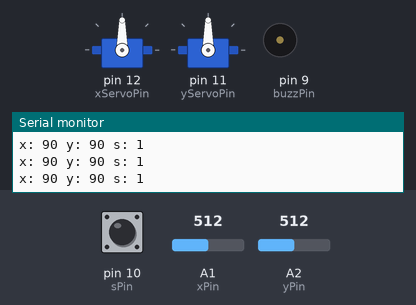
Bench run of a sketch on a simulated Arduino Uno, built with avr-gcc and run on an emulated ATmega328P. Shown: 2 × servo, buzzer (waves = sounding), the last lines printed to the serial monitor. The inputs (shaded band) are chosen by the test bench; at power-on: A1 (xPin) = 512, A2 (yPin) = 512, pin 10 (sPin) HIGH.

Above: at 1.2 s.
1.3 s: A1 (xPin) set to 716
At 1.9 s:
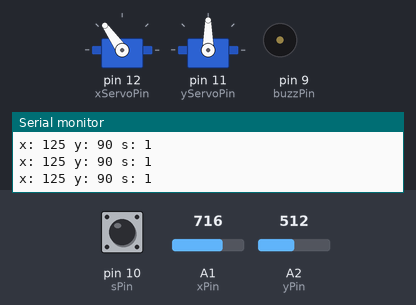
3.1 s: A2 (yPin) set to 716
At 4.6 s:
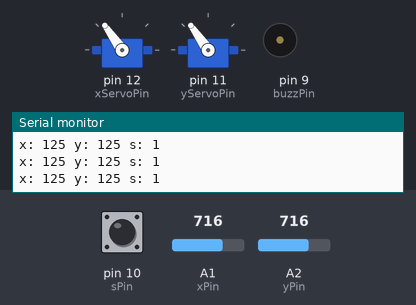
4.9 s: pin 10 (sPin) pulled LOW for 0.15 s
At 5.07 s:
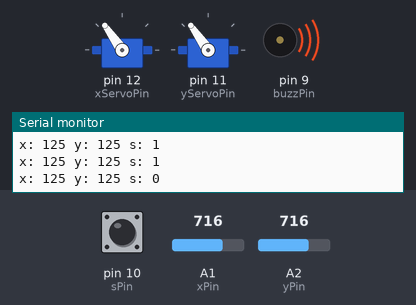
6.6 s: A1 (xPin) set to 900
At 7.8 s:
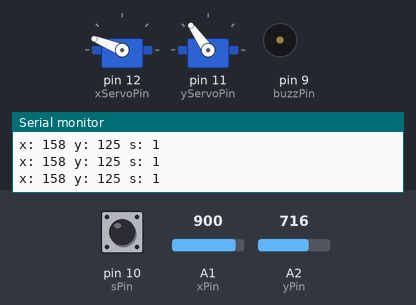
8.3 s: A2 (yPin) set to 511
At 9.4 s:
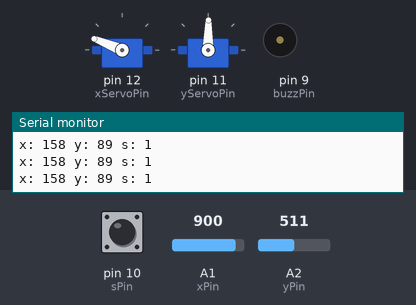
10.1 s: A2 (yPin) set to 561
13.1 s: A2 (yPin) set to 578
At 13.9 s:
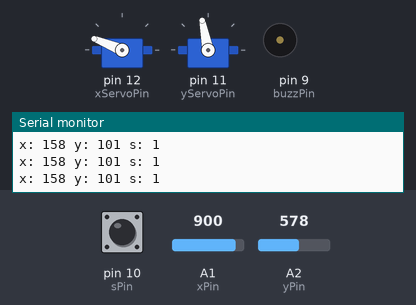
Timing chart, 0 to 15.9 s (numbered marks = the images above; inputs shaded):
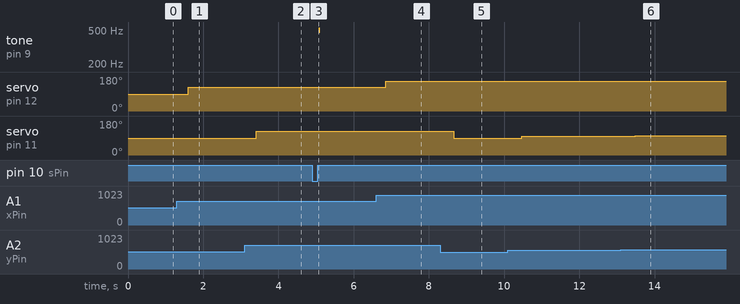

Measured:
- after the input at 1.3 s, servo on pin 12 (xServoPin): 90° → 125° after 0.31 s
- after the input at 3.1 s, servo on pin 11 (yServoPin): 90° → 125° after 0.31 s
- after the input at 4.9 s, tone on pin 9 (buzzPin): silent → 497 Hz after 0.17 s, → silent 0.04 s later
- after the input at 6.6 s, servo on pin 12 (xServoPin): 125° → 158° after 0.26 s
- after the input at 8.3 s, servo on pin 11 (yServoPin): 125° → 89° after 0.37 s
- after the input at 10.1 s, servo on pin 11 (yServoPin): 89° → 98° after 0.37 s
- after the input at 13.1 s, servo on pin 11 (yServoPin): 98° → 101° after 0.39 s

The sketch:

2_Servos_1_Joystick.ino
```cpp
#include <Servo.h>

int xPin = A1;
int xVal;
int sPin = 10;
int sVal;
int yPin = A2;
int yVal;
int xServoPin = 12;
Servo xServo;
int yServoPin = 11;
Servo yServo;
int dt = 200;
int buzzPin=9;
int xPos;
int yPos;

void setup()
{
  Serial.begin(9600);
  pinMode(xPin,INPUT);
  pinMode(yPin, INPUT);
  pinMode(sPin, INPUT);
  digitalWrite(sPin, HIGH);
  xServo.attach(xServoPin);
  yServo.attach(yServoPin);
  pinMode(buzzPin, OUTPUT);
}

void loop()
{

  xVal = analogRead(xPin);
  yVal = analogRead(yPin);
  sVal = digitalRead(sPin);

  while(digitalRead(sPin) == 0)
  {
    digitalWrite(buzzPin, HIGH);
    delayMicroseconds(1000);
    digitalWrite(buzzPin, LOW);
    delayMicroseconds(1000);
  }

  xPos = (180./1023.)*xVal;
  yPos = (180./1023.)*yVal;

  Serial.print("x: "); Serial.print(xPos);
  Serial.print(" y: "); Serial.print(yPos);
  Serial.print(" s: "); Serial.println(sVal);
  delay(dt);

  xServo.write(xPos);
  yServo.write(yPos);

}
```
